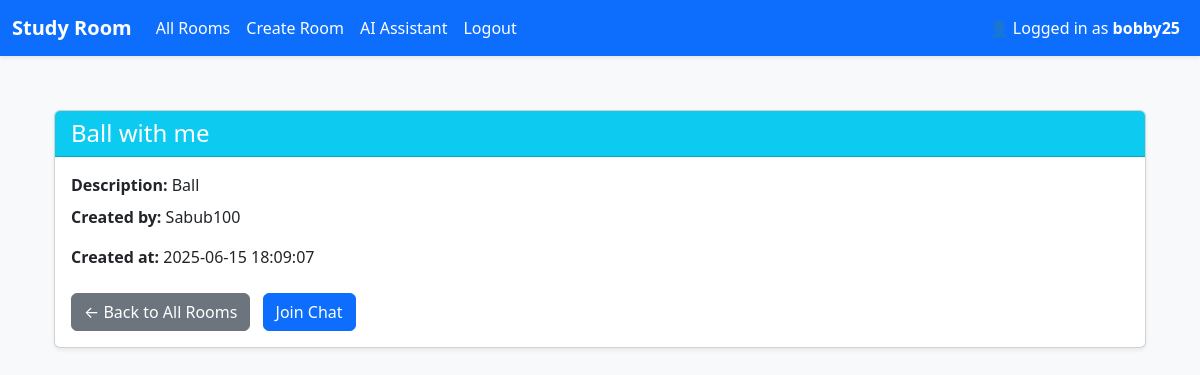
/studyroom/rooms/6 (signed in), run on an earlier commit of the app's database.
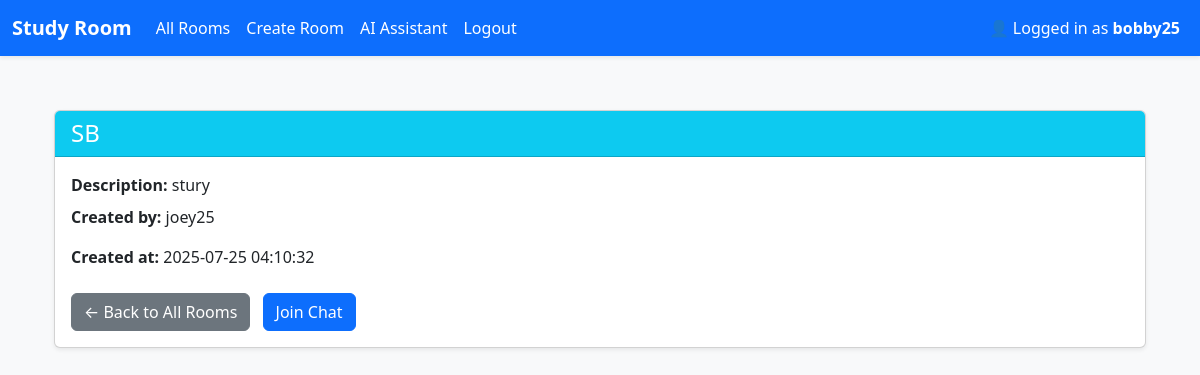
And on a later commit of the database.
### app/models.py (models this page shows)
class StudyRoom(db.Model):
    id = db.Column(db.Integer, primary_key=True) # each room has a uniuqe id
    name = db.Column(db.String(100), nullable=False) # nullable means column cannot be empty
    description = db.Column(db.Text, nullable=True)
    host_id = db.Column(db.Integer, db.ForeignKey('user.id'), nullable=False) # links to the user who created the room
    created_at = db.Column(db.DateTime, default=datetime.utcnow)
    is_active = db.Column(db.Boolean, default=True)
    host = db.relationship('User', backref=db.backref('study_rooms', lazy=True))
    messages = db.relationship('Message', backref='room', cascade="all, delete", passive_deletes=True)

class User(db.Model, UserMixin): # UserMixin allows methods for user
    id = db.Column(db.Integer, primary_key=True) # primary_key is the identifier for the table. every id column will automatically become unqiue for every user
    username = db.Column(db.String(25), nullable=False, unique=True) # all field must have value and must be unique. can have 25 char max
    email = db.Column(db.String(120), nullable=False, unique=True)
    password_hash = db.Column(db.String(128), nullable=False)
    bio = db.Column(db.Text, nullable=True)
    image_file = db.Column(db.String(120), default="default.jpg")

### app/studyroom/routes.py (the view)
@studyroom_bp.route('/rooms/<int:room_id>') # pass in the room_id number into the function. ex: 10
@login_required
def room_detail(room_id): # go into and find room id 10
    room = StudyRoom.query.get_or_404(room_id)
    return render_template('rooms/detail.html', room=room)

### app/__init__.py (called while the page is built)
def create_app():
    app = Flask(__name__)
    app.config.from_object(Config) # set config file
    db.init_app(app)
    login_manager.init_app(app)
    socketio.init_app(app)
    mail.init_app(app)
    from flask_migrate import Migrate
    migrate = Migrate(app, db)
    from app.models import User, StudyRoom
    @login_manager.user_loader
    def load_user(user_id):
        return User.query.get(int(user_id))
    from dotenv import load_dotenv
    load_dotenv()
    from app.auth import auth_bp
    app.register_blueprint(auth_bp, url_prefix='/auth')
    from app.studyroom import studyroom_bp
    app.register_blueprint(studyroom_bp, url_prefix='/studyroom')
    try:
        from app.main import main_bp # Register main Blueprint
        app.register_blueprint(main_bp)
    except ImportError:
        pass
    from app import sockets
    return app

### app/templates/rooms/detail.html (shortened to what this page needs)
{% extends 'base.html' %}
{% block content %}
<div class="container py-4">
    <div class="card shadow-sm">
        <div class="card-header bg-info text-white">
            <h4 class="mb-0">{{ room.name }}</h4>
        </div>
        <div class="card-body">
            <p class="mb-2"><strong>Description:</strong> {{ room.description or "No description provided." }}</p>
            <p><strong>Created by:</strong> {{ room.host.username }}</p>
            <p><strong>Created at:</strong> {{ room.created_at.strftime('%Y-%m-%d %H:%M:%S') }}</p>
            <div class="mt-4">
                <a href="{{ url_for('studyroom.room_list') }}" class="btn btn-secondary">← Back to All Rooms</a>
                <a href="{{ url_for('studyroom.chat', room_id=room.id) }}" class="btn btn-primary ms-2">Join Chat</a>
            </div>
        </div>
    </div>
</div>
{% endblock %}

What changed in the data, as far as the page shows it:
no longer on this page (row edited): User: host.username "Sabub100"
changed StudyRoom: name "Ball with me" → "SB"; description "Ball" → "stury"; created_at "2025-06-15 18:09:07" → "2025-07-25 04:10:32"
now on this page (row unchanged): User: host.username "joey25"
